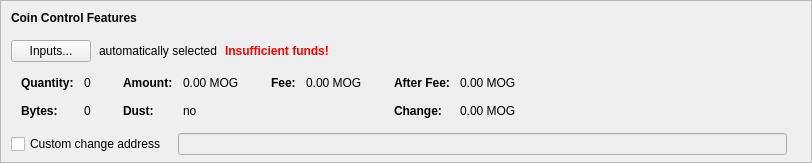
      <widget class="QFrame" name="frameCoinControl">
       <property name="sizePolicy">
        <sizepolicy hsizetype="Expanding" vsizetype="Fixed">
         <horstretch>0</horstretch>
         <verstretch>0</verstretch>
        </sizepolicy>
       </property>
       <property name="maximumSize">
        <size>
         <width>16777215</width>
         <height>16777215</height>
        </size>
       </property>
       <property name="frameShape">
        <enum>QFrame::StyledPanel</enum>
       </property>
       <property name="frameShadow">
        <enum>QFrame::Sunken</enum>
       </property>
       <layout class="QVBoxLayout" name="verticalLayoutCoinControl2">
        <property name="spacing">
         <number>0</number>
        </property>
        <property name="leftMargin">
         <number>0</number>
        </property>
        <property name="topMargin">
         <number>0</number>
        </property>
        <property name="rightMargin">
         <number>0</number>
        </property>
        <property name="bottomMargin">
         <number>6</number>
        </property>
        <item>
         <layout class="QVBoxLayout" name="verticalLayoutCoinControl" stretch="0,0,0,0,0">
          <property name="spacing">
           <number>0</number>
          </property>
          <property name="leftMargin">
           <number>10</number>
          </property>
          <property name="topMargin">
           <number>10</number>
          </property>
          <item>
           <layout class="QHBoxLayout" name="horizontalLayoutCoinControl1">
            <property name="bottomMargin">
             <number>15</number>
            </property>
            <item>
             <widget class="QLabel" name="labelCoinControlFeatures">
              <property name="sizePolicy">
               <sizepolicy hsizetype="Preferred" vsizetype="Maximum">
                <horstretch>0</horstretch>
                <verstretch>0</verstretch>
               </sizepolicy>
              </property>
              <property name="font">
               <font>
                <weight>75</weight>
                <bold>true</bold>
               </font>
              </property>
              <property name="styleSheet">
               <string notr="true">font-weight:bold;</string>
              </property>
              <property name="text">
               <string>Coin Control Features</string>
              </property>
             </widget>
            </item>
           </layout>
          </item>
          <item>
           <layout class="QHBoxLayout" name="horizontalLayoutCoinControl2" stretch="0,0,0,0">
            <property name="spacing">
             <number>8</number>
            </property>
            <property name="bottomMargin">
             <number>10</number>
            </property>
            <item>
             <widget class="QPushButton" name="pushButtonCoinControl">
              <property name="styleSheet">
               <string notr="true"/>
              </property>
              <property name="text">
               <string>Inputs...</string>
              </property>
              <property name="autoDefault">
               <bool>false</bool>
              </property>
             </widget>
            </item>
            <item>
             <widget class="QLabel" name="labelCoinControlAutomaticallySelected">
              <property name="text">
               <string>automatically selected</string>
              </property>
              <property name="margin">
               <number>5</number>
              </property>
             </widget>
            </item>
            <item>
             <widget class="QLabel" name="labelCoinControlInsuffFunds">
              <property name="font">
               <font>
                <weight>75</weight>
                <bold>true</bold>
               </font>
              </property>
              <property name="styleSheet">
               <string notr="true">color:red;font-weight:bold;</string>
              </property>
              <property name="text">
               <string>Insufficient funds!</string>
              </property>
              <property name="margin">
               <number>5</number>
              </property>
             </widget>
            </item>
            <item>
             <spacer name="horizontalSpacerCoinControl">
              <property name="orientation">
               <enum>Qt::Horizontal</enum>
              </property>
              <property name="sizeHint" stdset="0">
               <size>
                <width>40</width>
                <height>1</height>
               </size>
              </property>
             </spacer>
            </item>
           </layout>
          </item>
          <item>
           <widget class="QWidget" name="widgetCoinControl" native="true">
            <property name="sizePolicy">
             <sizepolicy hsizetype="Preferred" vsizetype="Preferred">
              <horstretch>0</horstretch>
              <verstretch>0</verstretch>
             </sizepolicy>
            </property>
            <property name="minimumSize">
             <size>
              <width>0</width>
              <height>0</height>
             </size>
            </property>
            <property name="styleSheet">
             <string notr="true"/>
            </property>
            <layout class="QHBoxLayout" name="horizontalLayoutCoinControl5">
             <property name="leftMargin">
              <number>0</number>
             </property>
             <property name="topMargin">
              <number>0</number>
             </property>
             <property name="rightMargin">
              <number>0</number>
             </property>
             <property name="bottomMargin">
              <number>0</number>
             </property>
             <item>
              <layout class="QHBoxLayout" name="horizontalLayoutCoinControl3" stretch="0,0,0,1">
               <property name="spacing">
                <number>20</number>
               </property>
               <property name="topMargin">
                <number>0</number>
               </property>
               <property name="bottomMargin">
                <number>10</number>
               </property>
               <item>
                <layout class="QFormLayout" name="formLayoutCoinControl1">
                 <property name="horizontalSpacing">
                  <number>10</number>
                 </property>
                 <property name="verticalSpacing">
                  <number>14</number>
                 </property>
                 <property name="leftMargin">
                  <number>10</number>
                 </property>
                 <property name="topMargin">
                  <number>4</number>
                 </property>
                 <property name="rightMargin">
                  <number>6</number>
                 </property>
                 <item row="0" column="0">
                  <widget class="QLabel" name="labelCoinControlQuantityText">
                   <property name="font">
                    <font>
                     <weight>75</weight>
                     <bold>true</bold>
                    </font>
                   </property>
                   <property name="text">
                    <string>Quantity:</string>
                   </property>
                   <property name="margin">
                    <number>0</number>
                   </property>
                  </widget>
                 </item>
                 <item row="0" column="1">
                  <widget class="QLabel" name="labelCoinControlQuantity">
                   <property name="cursor">
                    <cursorShape>IBeamCursor</cursorShape>
                   </property>
                   <property name="contextMenuPolicy">
                    <enum>Qt::ActionsContextMenu</enum>
                   </property>
                   <property name="text">
                    <string notr="true">0</string>
                   </property>
                   <property name="margin">
                    <number>0</number>
                   </property>
                   <property name="textInteractionFlags">
                    <set>Qt::LinksAccessibleByMouse|Qt::TextSelectableByKeyboard|Qt::TextSelectableByMouse</set>
                   </property>
                  </widget>
                 </item>
                 <item row="1" column="0">
                  <widget class="QLabel" name="labelCoinControlBytesText">
                   <property name="font">
                    <font>
                     <weight>75</weight>
                     <bold>true</bold>
                    </font>
                   </property>
                   <property name="text">
                    <string>Bytes:</string>
                   </property>
                  </widget>
                 </item>
                 <item row="1" column="1">
                  <widget class="QLabel" name="labelCoinControlBytes">
                   <property name="cursor">
                    <cursorShape>IBeamCursor</cursorShape>
                   </property>
                   <property name="contextMenuPolicy">
                    <enum>Qt::ActionsContextMenu</enum>
                   </property>
                   <property name="text">
                    <string notr="true">0</string>
                   </property>
                   <property name="textInteractionFlags">
                    <set>Qt::LinksAccessibleByMouse|Qt::TextSelectableByKeyboard|Qt::TextSelectableByMouse</set>
                   </property>
                  </widget>
                 </item>
                </layout>
               </item>
               <item>
                <layout class="QFormLayout" name="formLayoutCoinControl2">
                 <property name="horizontalSpacing">
                  <number>10</number>
                 </property>
                 <property name="verticalSpacing">
                  <number>14</number>
                 </property>
                 <property name="leftMargin">
                  <number>6</number>
                 </property>
                 <property name="topMargin">
                  <number>4</number>
                 </property>
                 <property name="rightMargin">
                  <number>6</number>
                 </property>
                 <item row="0" column="0">
                  <widget class="QLabel" name="labelCoinControlAmountText">
                   <property name="font">
                    <font>
                     <weight>75</weight>
                     <bold>true</bold>
                    </font>
                   </property>
                   <property name="text">
                    <string>Amount:</string>
                   </property>
                   <property name="margin">
                    <number>0</number>
                   </property>
                  </widget>
                 </item>
                 <item row="0" column="1">
                  <widget class="QLabel" name="labelCoinControlAmount">
                   <property name="cursor">
                    <cursorShape>IBeamCursor</cursorShape>
                   </property>
                   <property name="contextMenuPolicy">
                    <enum>Qt::ActionsContextMenu</enum>
                   </property>
                   <property name="text">
                    <string notr="true">0.00 MOG</string>
                   </property>
                   <property name="textInteractionFlags">
                    <set>Qt::LinksAccessibleByMouse|Qt::TextSelectableByKeyboard|Qt::TextSelectableByMouse</set>
                   </property>
                  </widget>
                 </item>
                 <item row="1" column="0">
                  <widget class="QLabel" name="labelCoinControlLowOutputText">
                   <property name="font">
                    <font>
                     <weight>75</weight>
                     <bold>true</bold>
                    </font>
                   </property>
                   <property name="text">
                    <string>Dust:</string>
                   </property>
                  </widget>
                 </item>
                 <item row="1" column="1">
                  <widget class="QLabel" name="labelCoinControlLowOutput">
                   <property name="cursor">
                    <cursorShape>IBeamCursor</cursorShape>
                   </property>
                   <property name="contextMenuPolicy">
                    <enum>Qt::ActionsContextMenu</enum>
                   </property>
                   <property name="text">
                    <string notr="true">no</string>
                   </property>
                   <property name="textInteractionFlags">
                    <set>Qt::LinksAccessibleByMouse|Qt::TextSelectableByKeyboard|Qt::TextSelectableByMouse</set>
                   </property>
                  </widget>
                 </item>
                </layout>
               </item>
               <item>
                <layout class="QFormLayout" name="formLayoutCoinControl3">
                 <property name="horizontalSpacing">
                  <number>10</number>
                 </property>
                 <property name="verticalSpacing">
                  <number>14</number>
                 </property>
                 <property name="leftMargin">
                  <number>6</number>
                 </property>
                 <property name="topMargin">
                  <number>4</number>
                 </property>
                 <property name="rightMargin">
                  <number>6</number>
                 </property>
                 <item row="0" column="0">
                  <widget class="QLabel" name="labelCoinControlFeeText">
                   <property name="font">
                    <font>
                     <weight>75</weight>
                     <bold>true</bold>
                    </font>
                   </property>
                   <property name="text">
                    <string>Fee:</string>
                   </property>
                   <property name="margin">
                    <number>0</number>
                   </property>
                  </widget>
                 </item>
                 <item row="0" column="1">
                  <widget class="QLabel" name="labelCoinControlFee">
                   <property name="cursor">
                    <cursorShape>IBeamCursor</cursorShape>
                   </property>
                   <property name="contextMenuPolicy">
                    <enum>Qt::ActionsContextMenu</enum>
                   </property>
                   <property name="text">
                    <string notr="true">0.00 MOG</string>
                   </property>
                   <property name="textInteractionFlags">
                    <set>Qt::LinksAccessibleByMouse|Qt::TextSelectableByKeyboard|Qt::TextSelectableByMouse</set>
                   </property>
                  </widget>
                 </item>
                </layout>
               </item>
               <item>
                <layout class="QFormLayout" name="formLayoutCoinControl4">
                 <property name="horizontalSpacing">
                  <number>10</number>
                 </property>
                 <property name="verticalSpacing">
                  <number>14</number>
                 </property>
                 <property name="leftMargin">
                  <number>6</number>
                 </property>
                 <property name="topMargin">
                  <number>4</number>
                 </property>
                 <property name="rightMargin">
                  <number>6</number>
                 </property>
                 <item row="0" column="0">
                  <widget class="QLabel" name="labelCoinControlAfterFeeText">
                   <property name="font">
                    <font>
                     <weight>75</weight>
                     <bold>true</bold>
                    </font>
                   </property>
                   <property name="text">
                    <string>After Fee:</string>
                   </property>
                   <property name="margin">
                    <number>0</number>
                   </property>
                  </widget>
                 </item>
                 <item row="0" column="1">
                  <widget class="QLabel" name="labelCoinControlAfterFee">
                   <property name="cursor">
                    <cursorShape>IBeamCursor</cursorShape>
                   </property>
                   <property name="contextMenuPolicy">
                    <enum>Qt::ActionsContextMenu</enum>
                   </property>
                   <property name="text">
                    <string notr="true">0.00 MOG</string>
                   </property>
                   <property name="textInteractionFlags">
                    <set>Qt::LinksAccessibleByMouse|Qt::TextSelectableByKeyboard|Qt::TextSelectableByMouse</set>
                   </property>
                  </widget>
                 </item>
                 <item row="1" column="0">
                  <widget class="QLabel" name="labelCoinControlChangeText">
                   <property name="font">
                    <font>
                     <weight>75</weight>
                     <bold>true</bold>
                    </font>
                   </property>
                   <property name="text">
                    <string>Change:</string>
                   </property>
                  </widget>
                 </item>
                 <item row="1" column="1">
                  <widget class="QLabel" name="labelCoinControlChange">
                   <property name="cursor">
                    <cursorShape>IBeamCursor</cursorShape>
                   </property>
                   <property name="contextMenuPolicy">
                    <enum>Qt::ActionsContextMenu</enum>
                   </property>
                   <property name="text">
                    <string notr="true">0.00 MOG</string>
                   </property>
                   <property name="textInteractionFlags">
                    <set>Qt::LinksAccessibleByMouse|Qt::TextSelectableByKeyboard|Qt::TextSelectableByMouse</set>
                   </property>
                  </widget>
                 </item>
                </layout>
               </item>
              </layout>
             </item>
            </layout>
           </widget>
          </item>
          <item>
           <layout class="QHBoxLayout" name="horizontalLayoutCoinControl4" stretch="0,0,0">
            <property name="spacing">
             <number>12</number>
            </property>
            <property name="sizeConstraint">
             <enum>QLayout::SetDefaultConstraint</enum>
            </property>
            <property name="topMargin">
             <number>5</number>
            </property>
            <property name="rightMargin">
             <number>5</number>
            </property>
            <item>
             <widget class="QCheckBox" name="checkBoxCoinControlChange">
              <property name="toolTip">
               <string>If this is activated, but the change address is empty or invalid, change will be sent to a newly generated address.</string>
              </property>
              <property name="text">
               <string>Custom change address</string>
              </property>
             </widget>
            </item>
            <item>
             <widget class="QValidatedLineEdit" name="lineEditCoinControlChange">
              <property name="enabled">
               <bool>false</bool>
              </property>
              <property name="sizePolicy">
               <sizepolicy hsizetype="Expanding" vsizetype="Fixed">
                <horstretch>0</horstretch>
                <verstretch>0</verstretch>
               </sizepolicy>
              </property>
             </widget>
            </item>
            <item>
             <widget class="QLabel" name="labelCoinControlChangeLabel">
              <property name="sizePolicy">
               <sizepolicy hsizetype="Preferred" vsizetype="Expanding">
                <horstretch>0</horstretch>
                <verstretch>0</verstretch>
               </sizepolicy>
              </property>
              <property name="minimumSize">
               <size>
                <width>0</width>
                <height>0</height>
               </size>
              </property>
              <property name="text">
               <string/>
              </property>
              <property name="margin">
               <number>3</number>
              </property>
             </widget>
            </item>
           </layout>
          </item>
          <item>
           <spacer name="verticalSpacerCoinControl">
            <property name="orientation">
             <enum>Qt::Vertical</enum>
            </property>
            <property name="sizeHint" stdset="0">
             <size>
              <width>800</width>
              <height>1</height>
             </size>
            </property>
           </spacer>
          </item>
         </layout>
        </item>
       </layout>
      </widget>
